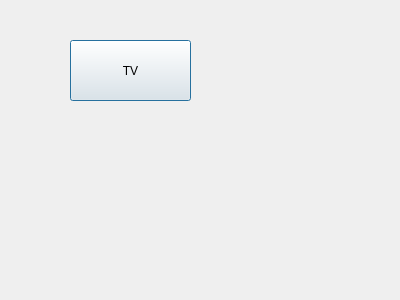
<?xml version="1.0" encoding="UTF-8"?>
<ui version="4.0">
 <class>WatchTvDialog</class>
 <widget class="QDialog" name="WatchTvDialog">
  <property name="geometry">
   <rect>
    <x>0</x>
    <y>0</y>
    <width>400</width>
    <height>300</height>
   </rect>
  </property>
  <property name="windowTitle">
   <string>Dialog</string>
  </property>
  <widget class="QPushButton" name="pushButton">
   <property name="geometry">
    <rect>
     <x>70</x>
     <y>40</y>
     <width>121</width>
     <height>61</height>
    </rect>
   </property>
   <property name="text">
    <string>TV</string>
   </property>
  </widget>
 </widget>
 <resources/>
 <connections/>
</ui>
